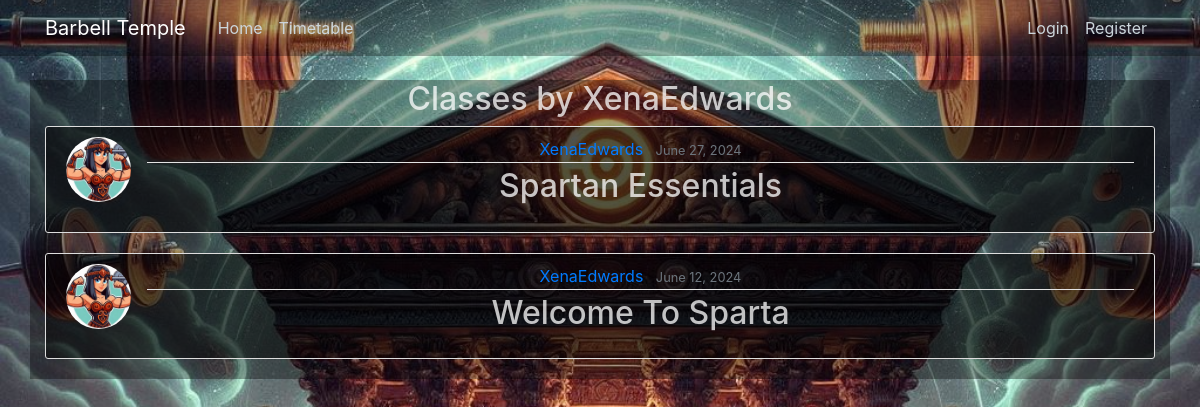
The app's page /author/XenaEdwards/ with its own data.
### barbell_classes/models.py (models this page shows, shortened)
class BarbellClass(models.Model):
    title = models.CharField(max_length=100, help_text="Enter the title of the barbell class (e.g., 'Beginner Strength Training')")
    image = CloudinaryField('image', default='placeholder')
    date_posted = models.DateTimeField(default=timezone.now, editable=False)
    author = models.ForeignKey(User, on_delete=models.CASCADE)
    class_datetime = models.DateTimeField(default=timezone.now, help_text="Enter the date and time of the class (yyyy/mm/dd hours:minutes)")
    duration = models.TextField(default='', help_text="Enter the duration of the class (e.g., '1 hour')")
    difficulty = models.TextField(default='', help_text="Enter the difficulty level of the class (e.g., 'Beginner', 'Intermediate', 'Advanced')")
    description = models.TextField(help_text="Provide a detailed description of the class")
    available_spots = models.IntegerField(default=0, help_text="Number of available spots")
    class Meta:
        verbose_name = "Barbell Class"
        verbose_name_plural = "Barbell Classes"

### users/models.py (models this page shows, shortened)
class Profile(models.Model):
    user = models.OneToOneField(User, on_delete=models.CASCADE)  # One-to-one relationship with User model
    image = models.ImageField(default='default.jpg', upload_to='profile_pictures')  # Image field for profile picture

### barbell_classes/views.py (the view)
# urls.py: path('author/<str:username>/', BarbellClassAuthorView.as_view(), name='barbellclass-author'),
class BarbellClassAuthorView(ListView):
    model = BarbellClass
    template_name = 'barbell_classes/author_classes.html'
    context_object_name = 'barbellclass_updates'
    def get_queryset(self):
        author = get_object_or_404(User, username=self.kwargs.get('username'))
        return BarbellClass.objects.filter(author=author).order_by('-date_posted')
    def get_context_data(self, **kwargs):
        context = super().get_context_data(**kwargs)
        context['author'] = get_object_or_404(User, username=self.kwargs.get('username'))
        return context

### barbell_classes/templates/barbell_classes/author_classes.html (shortened to what this page needs)
{% extends "barbell_classes/base.html" %}
{% block content %}
    <h2>Classes by {{ author.username }}</h2>
    {% for barbellclass_update in barbellclass_updates %}
        <article class="media content-section">
            <img class="rounded-circle article-img" src="{{ barbellclass_update.author.profile.image.url }}">
            <div class="media-body">
                <div class="article-metadata">
                    <a class="mr-2" href="{% url 'barbellclass-author' barbellclass_update.author.username %}">{{ barbellclass_update.author }}</a>
                    <small class="text-muted">{{ barbellclass_update.date_posted|date:"F d, Y" }}</small>
                </div>
                <h2><a class="article-title" href="{% url 'barbellclass-detail' barbellclass_update.id %}">{{ barbellclass_update.title }}</a></h2>
            </div>
        </article>
    {% endfor %}
{% endblock content %}

### barbell_classes/static/barbell_classes/main.css (style rules this page uses)
body { background: url('/media/barbelltemplebackground.jpg') no-repeat center center fixed; background-size: cover; color: gray; margin-top: 5rem; text-align: center; }
h1, h2, h3, h4, h5, h6 { color: rgba(255,255,255,.75); }
.content-section { color:rgba(255,255,255,.75); background: rgba(0,0,0,.5); padding: 10px 20px; border: 1px solid #dddddd; border-radius: 3px; margin-bottom: 20px; }
.article-title { color: rgba(255,255,255,.75); }
.article-img { height: 65px; width: 65px; margin-right: 16px; }
.article-metadata { padding-bottom: 1px; margin-bottom: 4px; border-bottom: 1px solid #e3e3e3 }
.text-muted { color: rgba(255,255,255,.75); }

### records on screen
BarbellClass: author.profile.image (picture), author "XenaEdwards", date_posted "June 27, 2024", title "Spartan Essentials"
BarbellClass: author.profile.image (picture), author "XenaEdwards", date_posted "June 12, 2024", title "Welcome To Sparta"

### other values on screen
{{ author.username }} "XenaEdwards"
